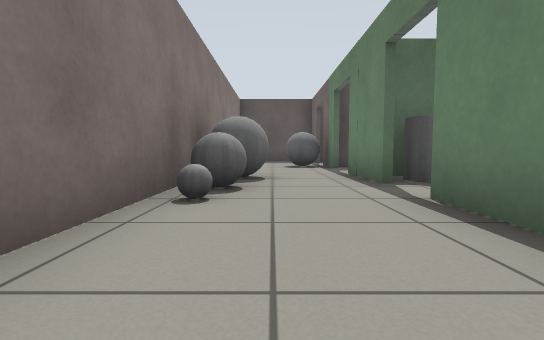
view 1 (above)

20 first-person views from a walk through a world built for the Gazebo simulator. The camera is 0.5 m above the floor, tilts 4° down and sees 85° across. The floor is counted in squares, 1 m on a side. Each view is taken from the middle of a square. On the plan, view 1 faces up. The plan holds only what a view shows up to about 9 squares ahead; the rest is blank. Surface patterns are stand-ins for the level's own textures.

view 2
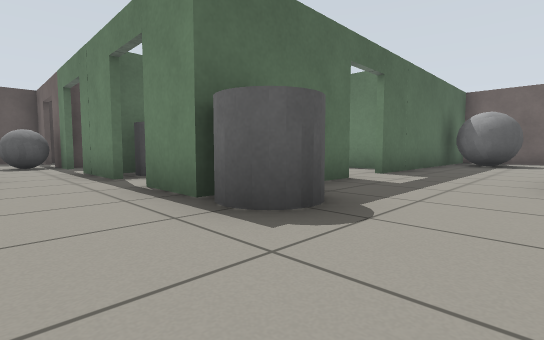

view 3
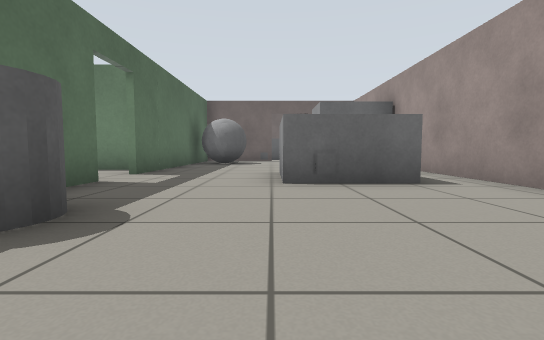

view 4
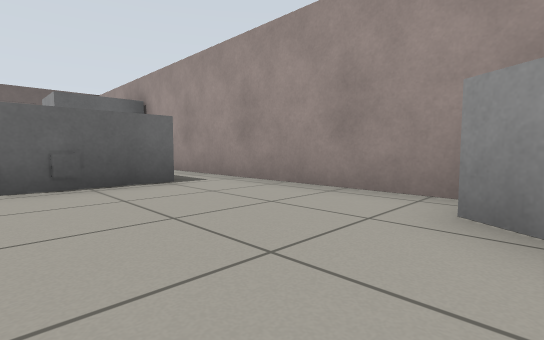

view 5
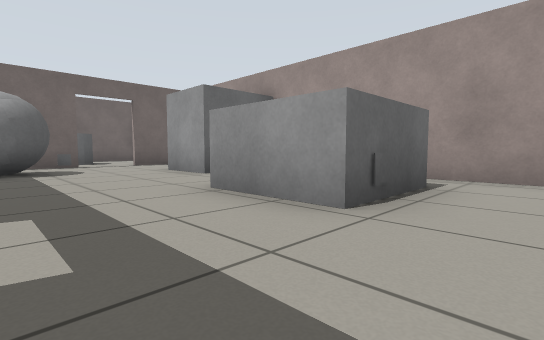

view 6
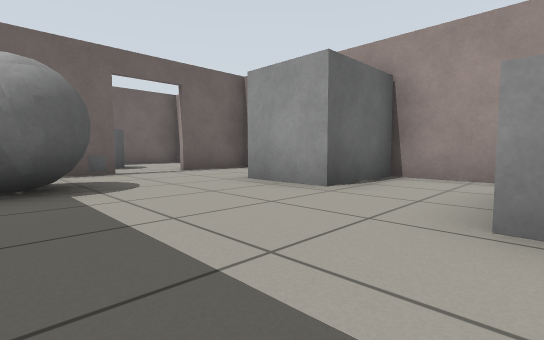

view 7
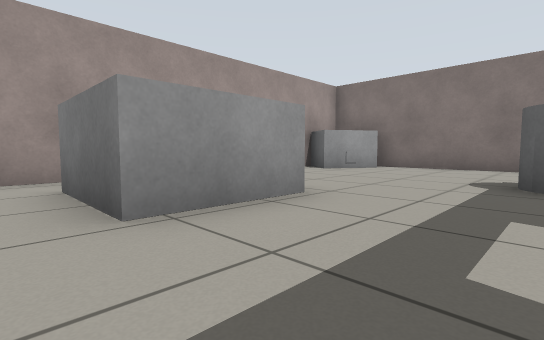

view 8
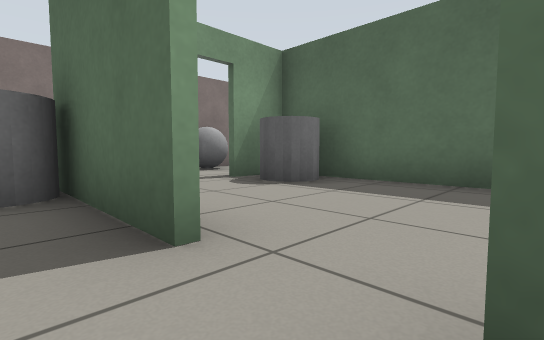

view 9
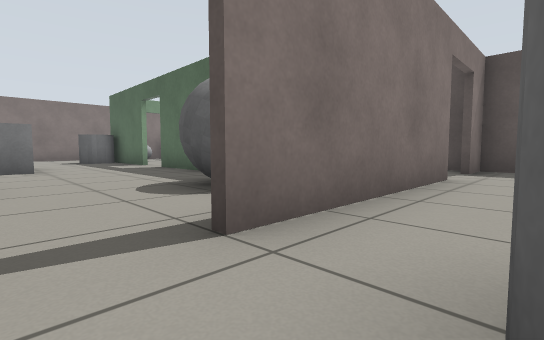

view 10
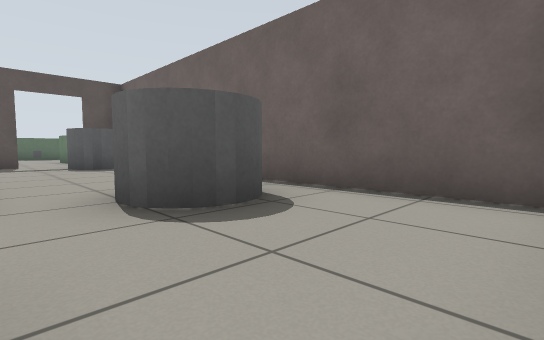

view 11
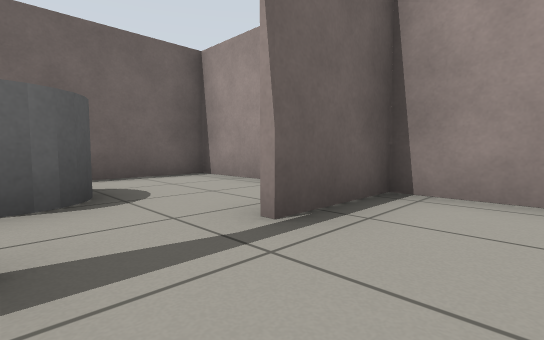

view 12
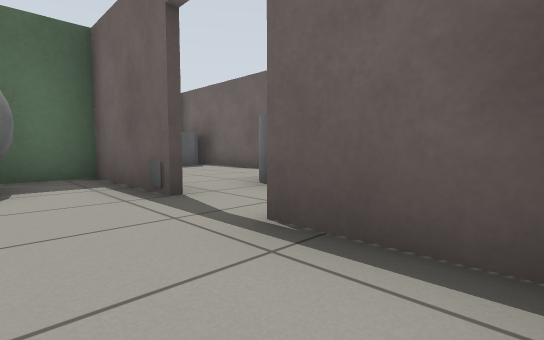

view 13
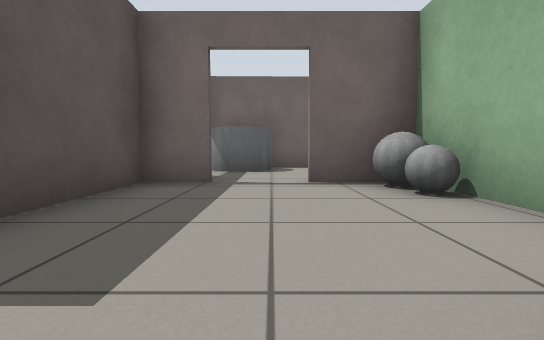

view 14
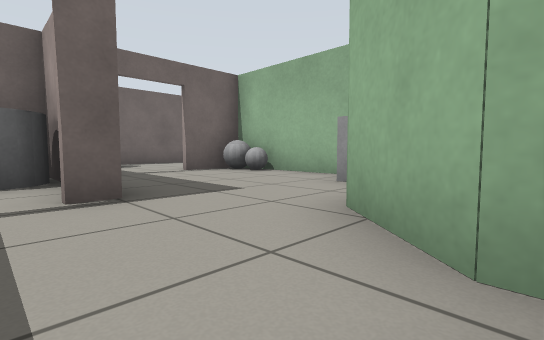

view 15
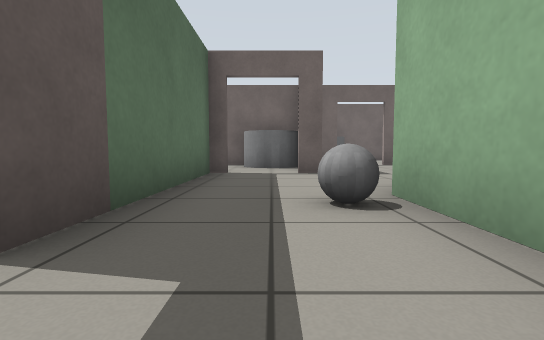

view 16
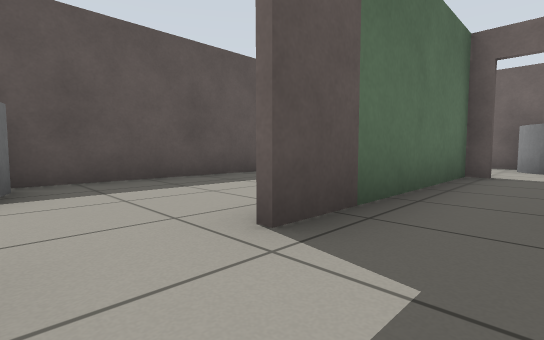

view 17
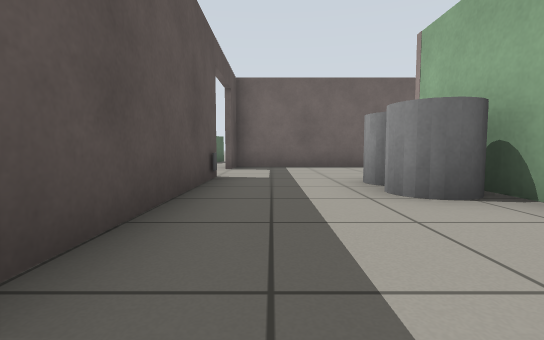

view 18
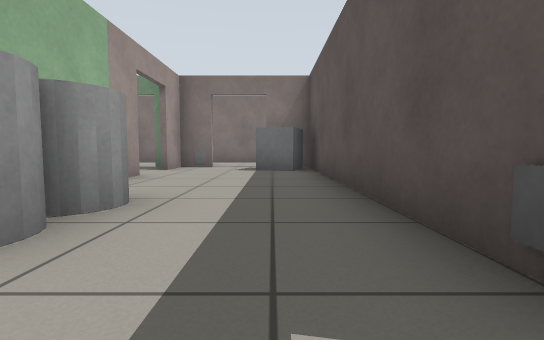

view 19
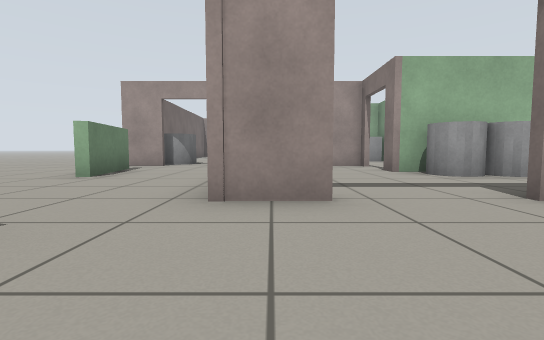

view 20
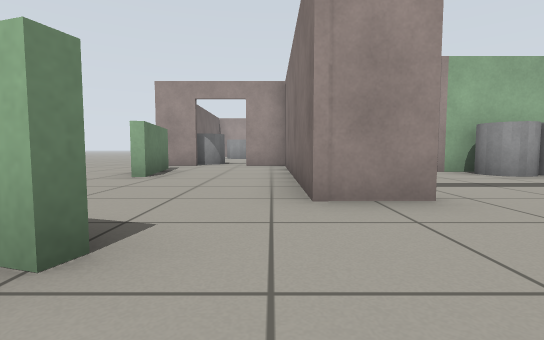

### Floor plan
Ten units are one square. View 1 is at (0, 0); x grows to the right and y downward. Boxes are objects, and circles mark ways between rooms. Rooms are numbered by the first view taken in them; rooms with no view inside come last. Other rooms are left out.
<svg viewBox="-20 -135 190 185">
<path fill="none" stroke="#000" d="M46 -17 16 -17M102 -17 59 -17M111 44 125 44 125 24M125 10 125 -15M-5 44 79 44M-13 -15 -13 24M126 -15 126 10M126 -60 126 -49M160 -59 152 -59M146 44 164 44 163 -36M90 -18 105 -18M125 -49 125 -68M138 -59 101 -60M62 -57 74 -47M75 -83 43 -83M44 -57 55 -57M92 -59 92 -65M85 -120 18 -120 18 -108M92 -79 92 -83 75 -83M43 -85 93 -85 93 -79M93 -61 124 -61M125 -85 125 -120M18 -94 18 -85 29 -85M18 -55 18 -43M16 -43 16 -63M16 -78 16 -94M-13 -91 -13 -54M-13 -25 -13 -15M16 -17 16 -30M-13 24 -13 36M95 -120 85 -120M114 -122 126 -122M54 -55 18 -55M72 -24 72 -33M126 -69 126 -61M126 -95 126 -85M152 -61 165 -61M124 -61 139 -61M156 -74 153 -97"/>
<rect x="-15" y="25" width="20" height="20" fill="#bbb"><title>grey box</title></rect>
<rect x="-5" y="25" width="10" height="10" fill="#bbb"><title>other object</title></rect>
<rect x="15" y="-15" width="10" height="10" fill="#bbb"><title>grey cylinder</title></rect>
<rect x="35" y="15" width="10" height="10" fill="#bbb"><title>marker</title></rect>
<rect x="45" y="5" width="20" height="30" fill="#bbb"><title>grey box</title></rect>
<rect x="75" y="25" width="30" height="20" fill="#bbb"><title>grey box</title></rect>
<rect x="75" y="-35" width="10" height="20" fill="#bbb"><title>grey box</title></rect>
<rect x="95" y="-15" width="20" height="20" fill="#bbb"><title>grey ball</title></rect>
<rect x="105" y="-25" width="10" height="10" fill="#bbb"><title>grey ball</title></rect>
<rect x="115" y="-35" width="10" height="20" fill="#bbb"><title>grey ball</title></rect>
<rect x="135" y="5" width="20" height="20" fill="#bbb"><title>grey cylinder</title></rect>
<rect x="145" y="-55" width="20" height="20" fill="#bbb"><title>grey cylinder</title></rect>
<rect x="55" y="-65" width="10" height="10" fill="#bbb"><title>grey ball</title></rect>
<rect x="25" y="-115" width="10" height="10" fill="#bbb"><title>grey box</title></rect>
<rect x="65" y="-95" width="10" height="10" fill="#bbb"><title>grey cylinder</title></rect>
<rect x="75" y="-95" width="20" height="10" fill="#bbb"><title>grey cylinder</title></rect>
<rect x="105" y="-85" width="20" height="20" fill="#bbb"><title>grey cylinder</title></rect>
<rect x="-15" y="-35" width="10" height="10" fill="#bbb"><title>grey ball</title></rect>
<rect x="-15" y="-45" width="10" height="10" fill="#bbb"><title>grey ball</title></rect>
<rect x="-15" y="-55" width="20" height="10" fill="#bbb"><title>grey ball</title></rect>
<rect x="5" y="-95" width="10" height="20" fill="#bbb"><title>grey ball</title></rect>
<rect x="15" y="-55" width="20" height="10" fill="#bbb"><title>grey cylinder</title></rect>
<rect x="85" y="-125" width="10" height="10" fill="#bbb"><title>marker</title></rect>
<circle cx="125" cy="15" r="3" fill="#2a7"/>
<circle cx="5" cy="-20" r="3" fill="#2a7"/>
<circle cx="55" cy="-20" r="3" fill="#2a7"/>
<circle cx="125" cy="-45" r="3" fill="#2a7"/>
<circle cx="145" cy="-60" r="3" fill="#2a7"/>
<circle cx="80" cy="-60" r="3" fill="#2a7"/>
<circle cx="35" cy="-80" r="3" fill="#2a7"/>
<circle cx="80" cy="-80" r="3" fill="#2a7"/>
<circle cx="90" cy="-75" r="3" fill="#2a7"/>
<circle cx="20" cy="-70" r="3" fill="#2a7"/>
<circle cx="105" cy="-120" r="3" fill="#2a7"/>
<circle cx="20" cy="-100" r="3" fill="#2a7"/>
<circle cx="20" cy="-35" r="3" fill="#2a7"/>
<text x="60" y="10">1</text>
<text x="140" y="-10">2</text>
<text x="90" y="-40">3</text>
<text x="60" y="-70">4</text>
<text x="80" y="-100">5</text>
<text x="10" y="-60">6</text>
<text x="40" y="-40">7</text>
<text x="140" y="-80">8</text>
</svg>
Room 1 opens to room 2. Room 1 opens to room 6. Room 1 opens to room 7. Room 2 opens to room 3. Room 2 opens to room 8. Room 3 opens to room 4. Room 4 opens to room 5. Room 4 opens to room 6. Room 5 opens to room 6. Room 6 opens to room 7.

Where each view was taken, in squares from view 1:
view 1: 0 up, 0 right, facing up
view 2: 1 down, 0 right, facing up-right
view 3: 1 down, 0 right, facing right
view 4: 1 down, 0 right, facing down-right
view 5: 1 up, 3 right, facing down-right
view 6: 1 up, 6 right, facing down-right
view 7: 1 up, 7 right, facing down-left
view 8: 1 up, 6 right, facing up-left
view 9: 2 down, 14 right, facing up-left
view 10: 4 down, 13 right, facing up-right
view 11: 1 down, 11 right, facing down-right
view 12: 4 down, 11 right, facing up-right
view 13: 4 up, 8 right, facing right
view 14: 7 up, 6 right, facing down-right
view 15: 7 up, 3 right, facing right
view 16: 7 up, 3 right, facing up-right
view 17: 11 up, 4 right, facing right
view 18: 11 up, 10 right, facing left
view 19: 15 up, 12 right, facing down
view 20: 15 up, 13 right, facing down
